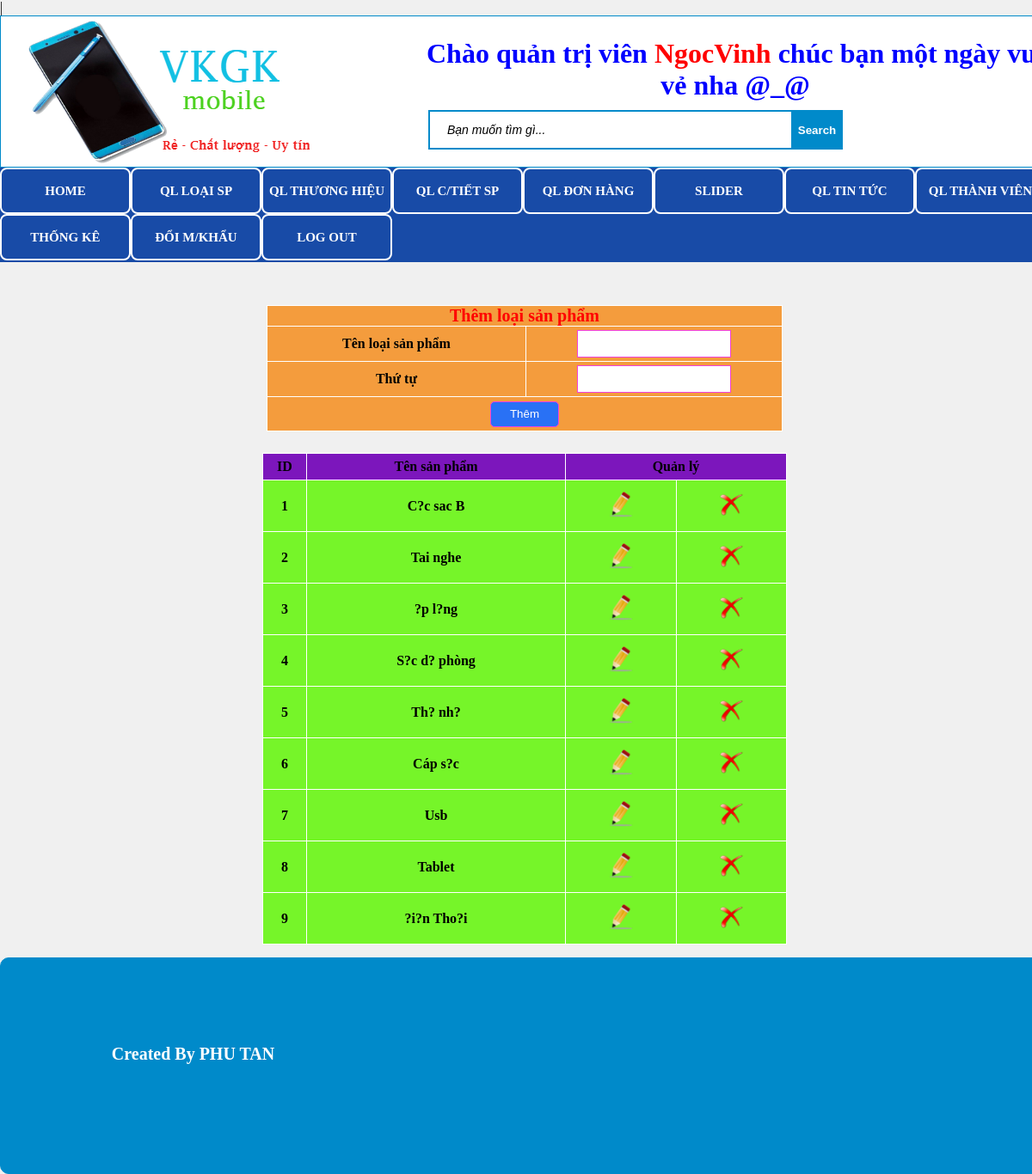
Screenshot of /admin/home.php?quanly=Quanly&acount=them (signed in) with the database file from the repository.
### tables this page shows
CREATE TABLE `loaisp` (
  `id_loaisp` int(11) NOT NULL,
  `tenloaisp` varchar(255) NOT NULL,
  `thutu` int(100) NOT NULL
);

### admin/Quanly/Lietke.php (the view)
<?php include("config.php"); ?>
<?php
	$sql ="select * from loaisp order by id_loaisp desc";
	$run = mysqli_query($mysqli, $sql);
?>
<center>
<table width="50%" border="2" style="background:#76f529; border: #fff;height:30px;font-weight: bold;">
  <tr>
    <td align="center" width="50" style="height:30px;font-weight: bold;background: #7c16bc">ID</td>
    <td align="center" width="300" style="height:30px;font-weight: bold;background: #7c16bc" >Tên sản phẩm</td>
    <td colspan="2"  align="center" style="height:30px;font-weight: bold;background: #7c16bc">Quản lý</td>
  </tr>
  <?php
  $i=1;
  while($dong = mysqli_fetch_array($run, MYSQLI_ASSOC)){
  ?>
  <tr height="60">
    <td  align="center"><?php echo $i; ?></td>
    <td  align="center"><?php echo $dong['tenloaisp'] ?></td>
    <td  align="center" ><a href="home.php?quanly=Quanly&acount=sua&id=<?php echo $dong['id_loaisp'] ?>" ><img src="Quanlychitietsp/Hinhbaiviet/edit.png" width="30px" height="30px"></a></td>
    <td  align="center"><a href="Quanly/xuly.php?id=<?php echo $dong['id_loaisp'] ?>" ><img src="Quanlychitietsp/Hinhbaiviet/deletered.png" width="30px" height="30px"></a></td>
  </tr>
  <?php
  $i++;
   }
  ?>
</table></center>

### admin/styleadmin.css (style rules this page uses)
* { padding: 0; margin: 0; }
body { min-width:1024px;background:#f0f0f0 }
table { border-collapse: collapse; }

### rows the page displays
loaisp: tenloaisp "C?c sac B"
loaisp: tenloaisp "Tai nghe"
loaisp: tenloaisp "?p l?ng"
loaisp: tenloaisp "S?c d? phòng"
loaisp: tenloaisp "Th? nh?"
loaisp: tenloaisp "Cáp s?c"
loaisp: tenloaisp "Usb"
loaisp: tenloaisp "Tablet"
loaisp: tenloaisp "?i?n Tho?i"

### other values shown
$_SESSION['home.php'] "NgocVinh"
